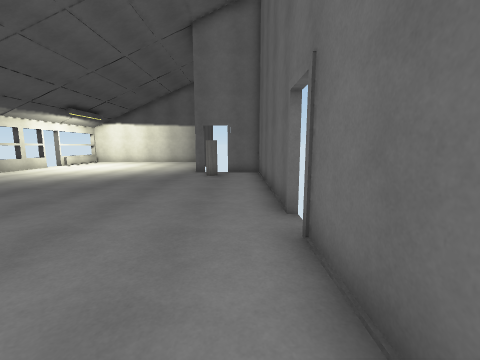
view 1 (above)

12 first-person views from a walk through a scene from a Unity 3-D project. The camera is 1.4 m above the floor, tilts 8° down and sees 90° across. The floor is counted in squares, 1 m on a side. Each view is taken from the middle of a square. On the plan, view 1 faces up. The plan holds only what a view shows up to about 13 squares ahead; the rest is blank. Surface patterns are stand-ins for the level's own textures.

view 2
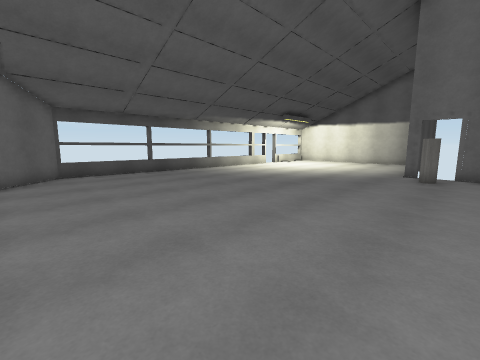

view 3
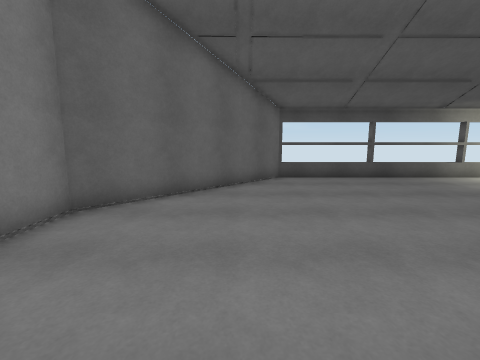

view 4
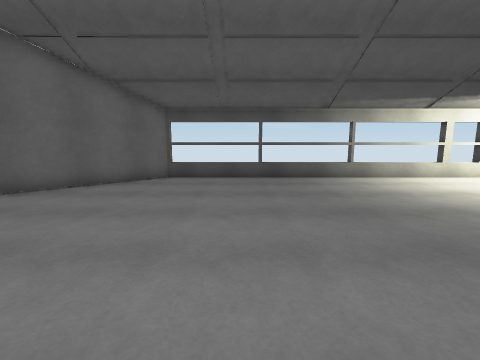

view 5
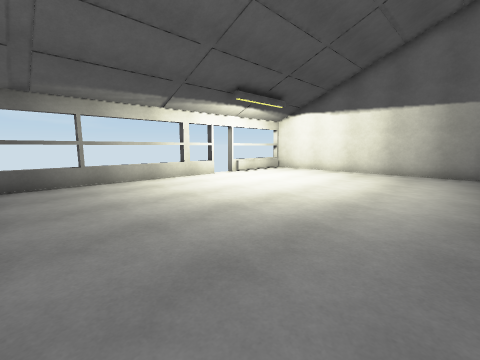

view 6
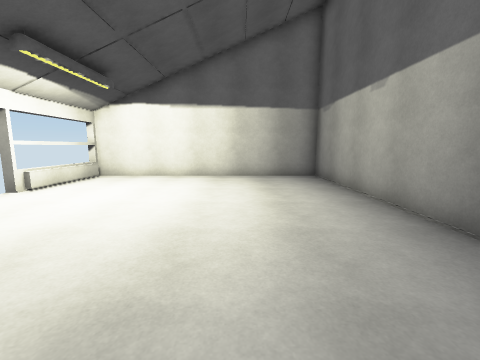

view 7
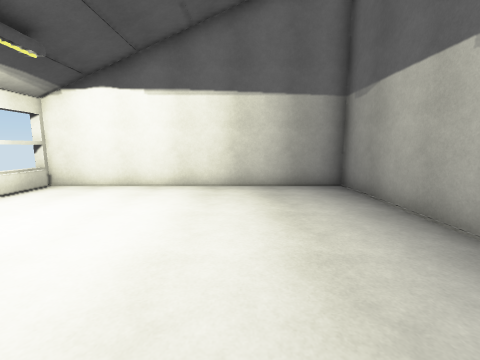

view 8
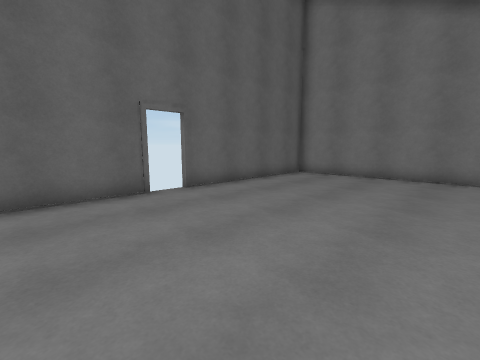

view 9
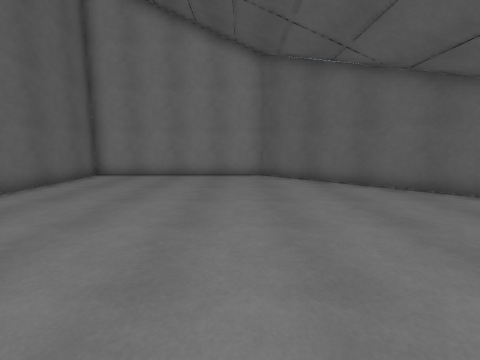

view 10
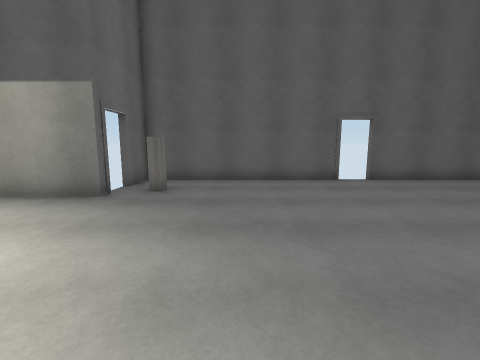

view 11
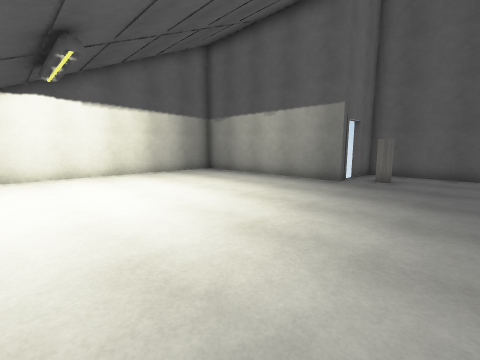

view 12
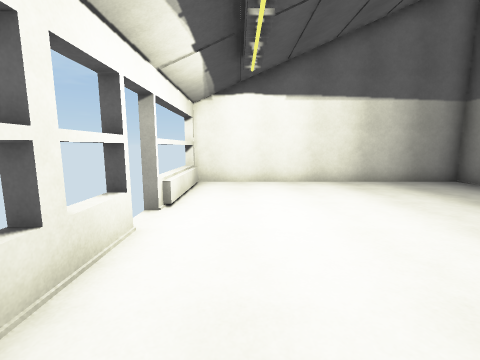

### Floor plan
Points are (right, up) in squares from view 1. A wall is a line through its corners. A room is listed if a view was taken in it or the views show most of it. See-through windows are left out.
Room 1 (views 1, 2, 3, 4, 5, 6, 7, 8, 9, 10, 11, 12)
walls: (-2.4, 12.9) (-2.4, 21.5) (-13.1, 21.5); (1, 4.7) (1, 12.9) (-0.7, 12.9); (-12.8, 16) (-12.8, 1.7) (-7, -3.6) (1, -3.6) (1, 3.6); (-12.8, 21.5) (-12.8, 17.1)
low walls: (-12.6, 21.2) (-12.6, 17.5)
ways out: gap at (-13, 16.5); gap at (1, 5)

Positions as (right, up) in squares from view 1, and headings:
1: (0, 0), facing up
2: (0, 0), facing up-left
3: (-2, 0), facing left
4: (-2, 5), facing left
5: (-3, 8), facing up-left
6: (-6, 10), facing up
7: (-6, 13), facing up
8: (-6, 8), facing down-right
9: (-6, 8), facing down
10: (-9, 9), facing right
11: (-12, 9), facing up-right
12: (-11, 12), facing up
